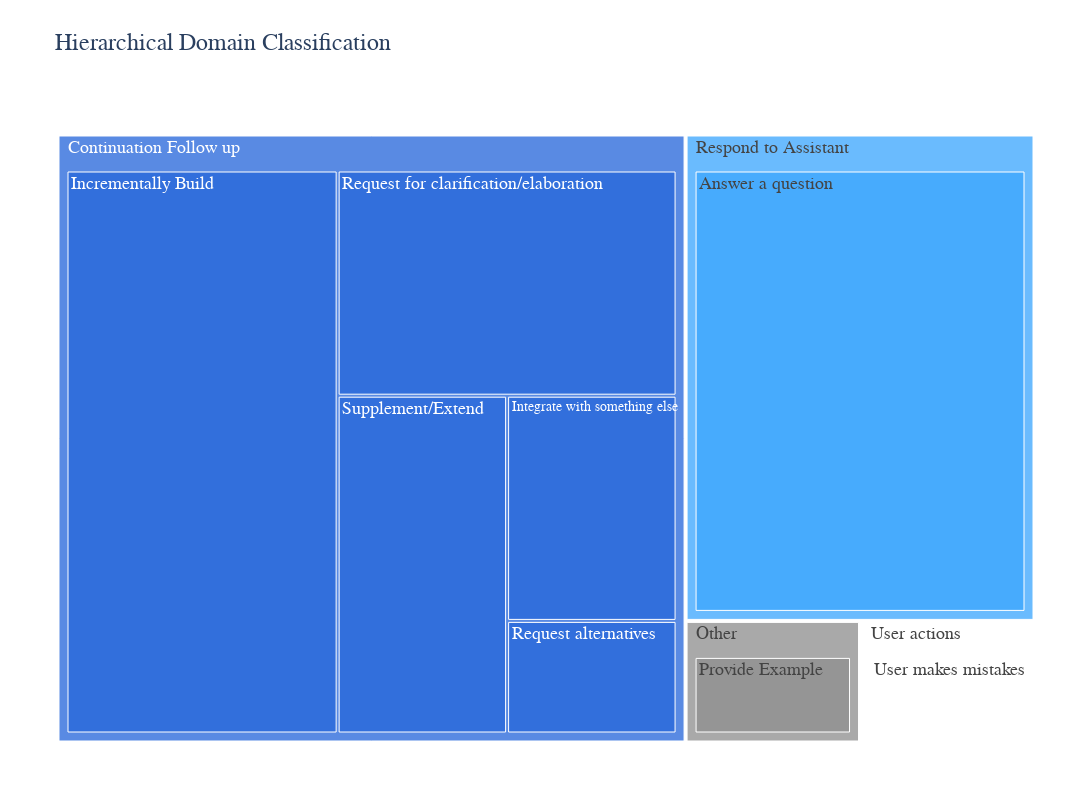

Here is the notebook cell this chart was saved with:
### Code cell
import pandas as pd
import plotly.express as px
from operations.delivery.split_analytics.utils import turing_palette


turing_palette = [
    "#326FDC",  # Celtic Blue
    "#47ABFD",  # Argentinian Blue
    "#959595",  # Battleship gray
    "#FFFFFF",  # White
    "#EFEFEF",  # Anti-flash white
    "#000000",  # Black
]

df = behavioural_tags_data
fig = px.treemap(
    df, 
    path=['top_level', 'sub_level'], 
    title="Hierarchical Domain Classification",
    height=800,
    width=1200,
    color_discrete_sequence=turing_palette
)
fig.update_layout(
    margin=dict(t=100, l=50, r=50, b=50),
    title_font=dict(size=24),
    font=dict(size=18, family='Courier New, monospace')
)
fig.show()

### Figure 1 — Plotly figure (JSON) as saved in the notebook; plotly's stock layout.template omitted (floating-point values rounded to 4 significant figures)
{"data": [{"branchvalues": "total", "domain": {"x": [0, 1], "y": [0, 1]}, "hovertemplate": "labels=%{label}<br>count=%{value}<br>parent=%{parent}<br>id=%{id}<extra></extra>", "ids": ["Respond to Assistant/Answer a question", "Continuation Follow up/Incrementally Build", "Continuation Follow up/Integrate with something else", "Other/Provide Example", "Continuation Follow up/Request alternatives", "Continuation Follow up/Request for clarification/elaboration", "Continuation Follow up/Supplement/Extend", "User actions/User makes mistakes", "Continuation Follow up", "Other", "Respond to Assistant", "User actions"], "labels": ["Answer a question", "Incrementally Build", "Integrate with something else", "Provide Example", "Request alternatives", "Request for clarification/elaboration", "Supplement/Extend", "User makes mistakes", "Continuation Follow up", "Other", "Respond to Assistant", "User actions"], "name": "", "parents": ["Respond to Assistant", "Continuation Follow up", "Continuation Follow up", "Other", "Continuation Follow up", "Continuation Follow up", "Continuation Follow up", "User actions", "", "", "", ""], "type": "treemap", "values": [8, 8, 2, 1, 1, 4, 3, 1, 18, 1, 8, 1]}], "layout": {"font": {"family": "Courier New, monospace", "size": 18}, "height": 800, "legend": {"tracegroupgap": 0}, "margin": {"b": 50, "l": 50, "r": 50, "t": 100}, "title": {"font": {"size": 24}, "text": "Hierarchical Domain Classification"}, "treemapcolorway": ["#326FDC", "#47ABFD", "#959595", "#FFFFFF", "#EFEFEF", "#000000"], "width": 1200}}
